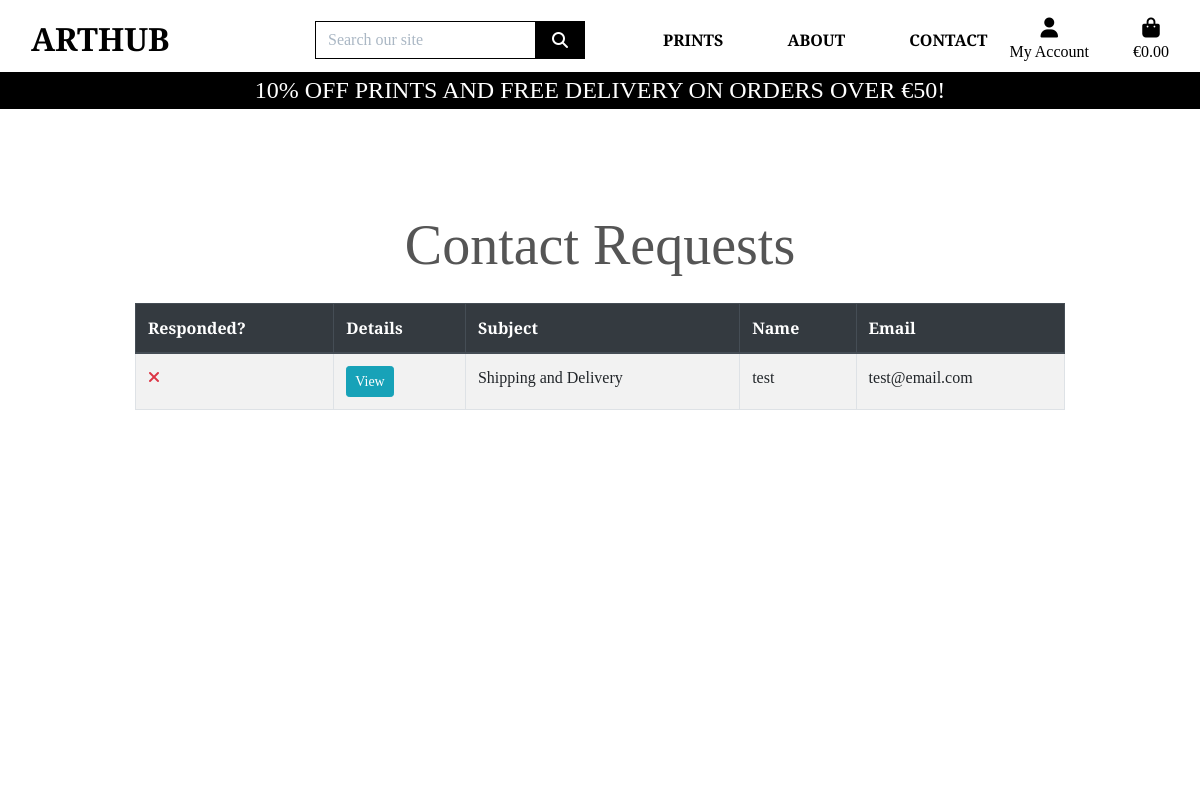
Page /contact/list/ (signed in) on the committed database.
### contact/models.py (models this page shows, shortened)
class Contact(models.Model):
    class Meta:
        verbose_name_plural = 'Contact Requests'
    SUBJECTS = (
        ('Order Inquiry', 'Order Inquiry'),
        ('Custom Art Requests', 'Custom Art Requests'),
        ('Product Availability', 'Product Availability'),
        ('Print Quality', 'Print Quality'),
        ('Returns and Exchanges', "Returns and Exchanges"),
        ('Shipping and Delivery', "Shipping and Delivery"),
        ('Collaboration and Partnerships', "Collaboration and Partnerships"),
        ('Discounts', "Discounts"),
        ('Shipping and Delivery', "Shipping and Delivery"),
        ('Copyright and Usage Rights', "Copyright and Usage Rights"),
        ('General Feedback', "General Feedback"),
    )
    name = models.CharField(max_length=254)
    email = models.EmailField()
    subject = models.CharField(choices=SUBJECTS, max_length=254,)
    message = models.TextField(max_length=1024)
    date_created = models.DateTimeField(default=timezone.now)
    responded = models.BooleanField(default=False)

### contact/views.py (the view)
# urls.py: path('list/', views.ContactListView.as_view(), name='contact-list'),
class ContactListView(LoginRequiredMixin, UserPassesTestMixin, ListView):
    model = Contact
    template_name = 'contact/contact_list.html'
    context_object_name = 'contacts'
    ordering = ['responded', 'pk']
    def get_context_data(self, **kwargs):
        context = super().get_context_data(**kwargs)
        return context
    def test_func(self):
        if self.request.user.is_staff:
            return True
        return False

### contact/templates/contact/contact_list.html (shortened to what this page needs)
{% extends 'base.html' %}
{% load crispy_forms_tags %}
{% block page_header %}
<div class="container header-container">
</div>
{% endblock %}
{% block content %}
    <div class="overlay"></div>
    <div class="container mt-5">
        <h1 class="display-4 text-center mb-4">Contact Requests</h1>
        <div id="contact-table-container-outer" class="table-responsive">
            <div id="contact-table-container">
                <table class="table table-striped table-hover table-bordered" id="contact-table">
                    <thead class="thead-dark">
                        <tr>
                            <th id="contact-list-header-responded" scope="col">Responded?</th>
                            <th scope="col">Details</th>
                            <th scope="col">Subject</th>
                            <th class="contact-list-header-name" scope="col">Name</th>
                            <th class="contact-list-header-email" scope="col">Email</th>
                        </tr>
                    </thead>
                    <tbody>
                        {% for contact in contacts %}
                            <tr>
                                {% if contact.responded %}
                                    <td><i class="fa-solid fa-check text-success"></i></td>
                                {% else %}
                                    <td><i class="fa-solid fa-xmark text-danger"></i></td>
                                {% endif %}
                                <td><a href="{% url 'contact-update' contact.id %}" class="btn btn-info btn-sm">View</a></td>
                                <td>{{ contact.subject }}</td>
                                <td class="contact-list-name">{{ contact.name }}</td>
                                <td class="contact-list-email">{{ contact.email }}</td>
                            </tr>
                        {% endfor %}
                    </tbody>
                </table>
            </div>
        </div>
    </div>
{% endblock content %}

### static/css/base.css (style rules this page uses)
html { height: 100%; }
body { background: url('/media/homepage_background_cropped.webp') no-repeat center center fixed; background-size: cover; height: calc(100vh - 164px); color: #555; font-family: 'Playfair Display', serif; }
.overlay { height: 100%; width: 100%; top: 0; left: 0; position: fixed; background: white; z-index: -1; }
@media (min-width: 1200px) { body { background: url('/media/homepage_background_cropped.webp') no-repeat center center fixed; background-size: cover; height: calc(100vh - 164px); color: #555; font-family: 'Playfair Display', serif; } }
@media (min-width: 1200px) { .container { max-width: 80%; } }
@media (min-width: 992px) { body { background: url('/media/homepage_background_cropped.webp') no-repeat center center fixed; background-size: cover; height: calc(100vh - 164px); color: #555; font-family: 'Playfair Display', serif; } }
@media (min-width: 992px) { .header-container { padding-top: 164px; } }

### rows in the picture
Contact: responded False (drawn), subject "Shipping and Delivery", name "test", email "test@email.com"

### other values in the picture
{{ free_delivery_threshold }} "50"
